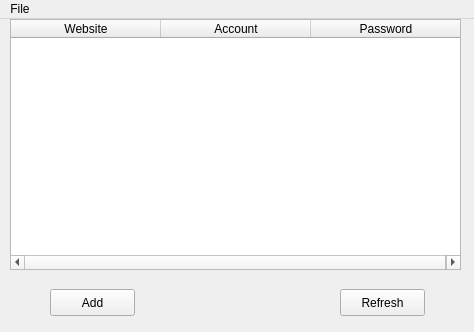
<?xml version="1.0" encoding="UTF-8"?>
<ui version="4.0">
 <class>MainWindow</class>
 <widget class="QMainWindow" name="MainWindow">
  <property name="windowModality">
   <enum>Qt::NonModal</enum>
  </property>
  <property name="geometry">
   <rect>
    <x>0</x>
    <y>0</y>
    <width>474</width>
    <height>332</height>
   </rect>
  </property>
  <property name="minimumSize">
   <size>
    <width>474</width>
    <height>332</height>
   </size>
  </property>
  <property name="maximumSize">
   <size>
    <width>474</width>
    <height>332</height>
   </size>
  </property>
  <property name="windowTitle">
   <string>Password Manager</string>
  </property>
  <widget class="QWidget" name="centralwidget">
   <widget class="QTableWidget" name="manager">
    <property name="enabled">
     <bool>true</bool>
    </property>
    <property name="geometry">
     <rect>
      <x>10</x>
      <y>0</y>
      <width>451</width>
      <height>251</height>
     </rect>
    </property>
    <property name="contextMenuPolicy">
     <enum>Qt::CustomContextMenu</enum>
    </property>
    <property name="autoFillBackground">
     <bool>false</bool>
    </property>
    <property name="editTriggers">
     <set>QAbstractItemView::NoEditTriggers</set>
    </property>
    <property name="dragEnabled">
     <bool>false</bool>
    </property>
    <property name="dragDropOverwriteMode">
     <bool>true</bool>
    </property>
    <property name="selectionBehavior">
     <enum>QAbstractItemView::SelectRows</enum>
    </property>
    <property name="verticalScrollMode">
     <enum>QAbstractItemView::ScrollPerPixel</enum>
    </property>
    <property name="horizontalScrollMode">
     <enum>QAbstractItemView::ScrollPerPixel</enum>
    </property>
    <property name="cornerButtonEnabled">
     <bool>true</bool>
    </property>
    <attribute name="horizontalHeaderCascadingSectionResizes">
     <bool>true</bool>
    </attribute>
    <attribute name="horizontalHeaderDefaultSectionSize">
     <number>150</number>
    </attribute>
    <attribute name="horizontalHeaderHighlightSections">
     <bool>true</bool>
    </attribute>
    <attribute name="horizontalHeaderMinimumSectionSize">
     <number>15</number>
    </attribute>
    <attribute name="horizontalHeaderShowSortIndicator" stdset="0">
     <bool>false</bool>
    </attribute>
    <attribute name="horizontalHeaderStretchLastSection">
     <bool>true</bool>
    </attribute>
    <attribute name="verticalHeaderHighlightSections">
     <bool>true</bool>
    </attribute>
    <attribute name="verticalHeaderMinimumSectionSize">
     <number>19</number>
    </attribute>
    <attribute name="verticalHeaderStretchLastSection">
     <bool>false</bool>
    </attribute>
    <column>
     <property name="text">
      <string>Website</string>
     </property>
    </column>
    <column>
     <property name="text">
      <string>Account</string>
     </property>
    </column>
    <column>
     <property name="text">
      <string>Password</string>
     </property>
    </column>
   </widget>
   <widget class="QPushButton" name="test_button">
    <property name="geometry">
     <rect>
      <x>340</x>
      <y>270</y>
      <width>85</width>
      <height>27</height>
     </rect>
    </property>
    <property name="text">
     <string>Refresh</string>
    </property>
   </widget>
   <widget class="QPushButton" name="add_button">
    <property name="geometry">
     <rect>
      <x>50</x>
      <y>270</y>
      <width>85</width>
      <height>27</height>
     </rect>
    </property>
    <property name="text">
     <string>Add</string>
    </property>
   </widget>
  </widget>
  <widget class="QMenuBar" name="menuBar">
   <property name="geometry">
    <rect>
     <x>0</x>
     <y>0</y>
     <width>474</width>
     <height>23</height>
    </rect>
   </property>
   <widget class="QMenu" name="menuFile">
    <property name="title">
     <string>File</string>
    </property>
    <addaction name="action_add_new"/>
    <addaction name="action_show_all"/>
    <addaction name="action_switch_user"/>
    <addaction name="action_exit"/>
   </widget>
   <addaction name="menuFile"/>
  </widget>
  <action name="action_add_new">
   <property name="text">
    <string>Add New</string>
   </property>
  </action>
  <action name="action_exit">
   <property name="text">
    <string>Exit</string>
   </property>
  </action>
  <action name="action_show_all">
   <property name="text">
    <string>Show All Passwords</string>
   </property>
  </action>
  <action name="action_about">
   <property name="text">
    <string>About</string>
   </property>
  </action>
  <action name="action_switch_user">
   <property name="text">
    <string>Switch User</string>
   </property>
  </action>
 </widget>
 <resources/>
 <connections/>
</ui>
